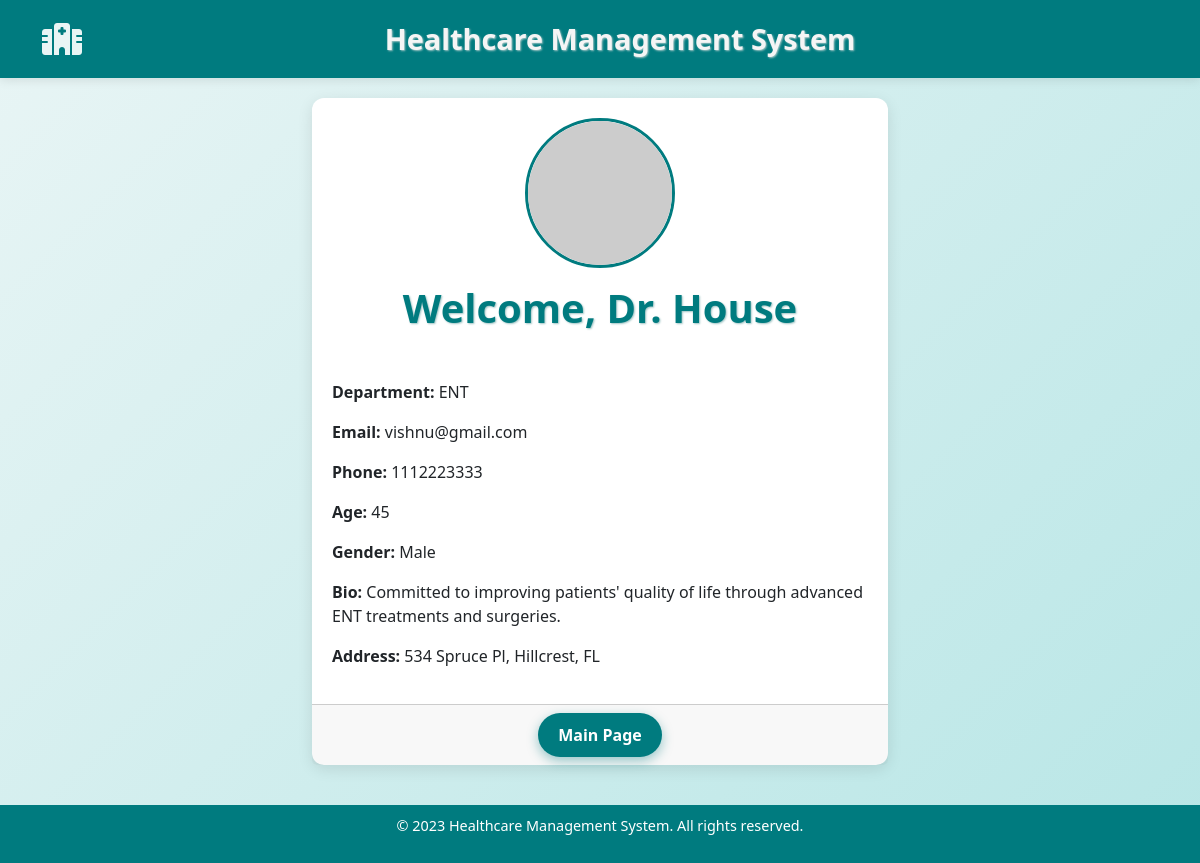
The page /docprofile (signed in) on the database its author committed.
### models.py (models this page shows)
class Doctor(UserMixin, db.Model):
    id = db.Column(db.Integer, primary_key=True)
    name = db.Column(db.String(100), nullable=False)
    gender = db.Column(db.String, nullable=False)
    age = db.Column(db.Integer, nullable=False)
    phone = db.Column(db.Integer, nullable=False)
    email = db.Column(db.String, nullable=False)
    password = db.Column(db.String, nullable=False)
    department = db.Column(db.String, nullable=False)
    picture = db.Column(db.String, nullable=True, default='default_profile.png')
    address = db.Column(db.String, nullable=True)
    bio = db.Column(db.Text, nullable=True)

### app.py (the view)
@app.route('/docprofile')
@login_required
def docprofile():
    return render_template('docprofile.html', doctor=current_user)

### app.py (called while the page is built)
@login.user_loader
def load_user(user_id):
    try:
        return Doctor.query.get(int(user_id))
    except Exception as e:
        logger.error(f"Error loading user {user_id}: {e}")
        return None

### templates/docprofile.html (shortened to what this page needs)
{% extends 'base.html' %}
{% block content %}
<div class="container" style="max-width: 600px;">
    <div class="card">
        <div class="card-body text-center">
            {% if doctor.picture %}
            <img src="{{ url_for('static', filename=doctor.picture) }}" alt="Doctor Photo" class="rounded-circle mb-3" style="width: 150px; height: 150px; object-fit: contain; border: 3px solid #007b7f;" onerror="this.src='https://via.placeholder.com/150x150/007b7f/ffffff?text=Doctor'">
            {% else %}
            <img src="https://via.placeholder.com/150x150/007b7f/ffffff?text=Doctor" alt="Doctor Photo" class="rounded-circle mb-3" style="width: 150px; height: 150px; object-fit: contain; border: 3px solid #007b7f;">
            {% endif %}
            <h1>Welcome,  {{ doctor.name }}</h1>
        </div>
        <div class="card-body">
            <p><strong>Department:</strong> {{ doctor.department }}</p>
            <p><strong>Email:</strong> {{ doctor.email }}</p>
            <p><strong>Phone:</strong> {{ doctor.phone }}</p>
            <p><strong>Age:</strong> {{ doctor.age }}</p>
            <p><strong>Gender:</strong> {{ doctor.gender }}</p>
            <p><strong>Bio:</strong> {{doctor.bio}}</p>
            <p><strong>Address:</strong> {{doctor.address}}</p>
        </div>
        <div class="card-footer text-center">
            <a href="{{ url_for('docpro') }}" class="btn btn-primary">Main Page</a>
        </div>
    </div>
</div>
{% endblock %}

### static/style.css (style rules this page uses)
body { background-color: #f8f9fa; font-family: 'Segoe UI', sans-serif; }

### templates/base.html (style rules this page uses)
body { background: linear-gradient(135deg, #e9f5f5 0%, #b8e6e6 100%); font-family: 'Segoe UI', Tahoma, Geneva, Verdana, sans-serif; color: #333; margin: 0; padding: 0; min-height: 100vh; display: flex; flex-direction: column; }
h1, h2, h3, h4, h5, h6 { color: #007b7f; font-weight: 700; text-shadow: 1px 1px 2px #a0c4c4; }
.btn-primary { background-color: #007b7f; border: none; border-radius: 25px; padding: 10px 20px; font-weight: 600; box-shadow: 0 4px 12px rgba(0,123,127,0.4); transition: background-color 0.3s ease; }
.card { border: none; border-radius: 12px; box-shadow: 0 4px 15px rgba(0,0,0,0.1); margin-bottom: 20px; }
.card-body { padding: 20px; }

### rows shown on the page
Doctor: name "Dr. House", department "ENT", email "vishnu@gmail.com", phone "1112223333", age "45", gender "Male", bio "Committed to improving patients' quality of life through advanced ENT treatments and surgeries.", address "534 Spruce Pl, Hillcrest, FL"
